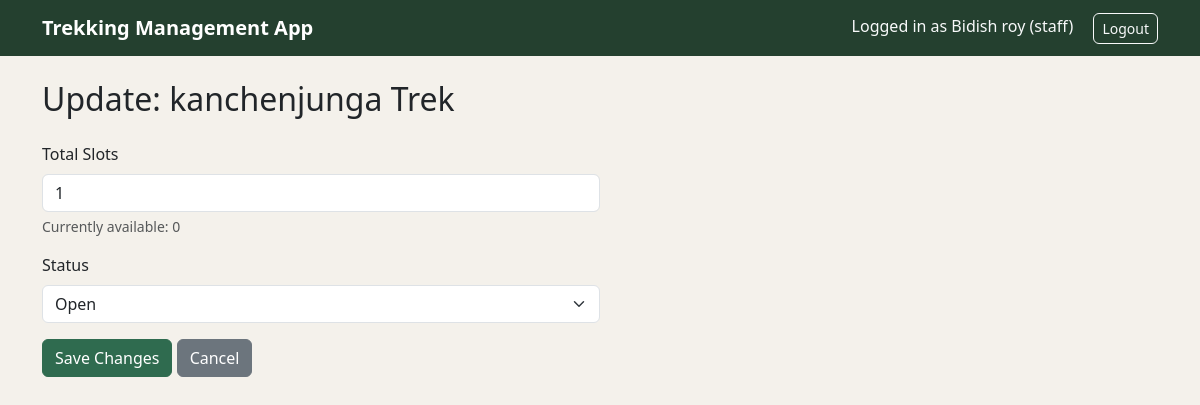
The app's page /staff/treks/2/update (signed in) with its own data.
### models.py (models this page shows, shortened)
class User(db.Model, UserMixin):
    __tablename__='users'
    id=db.Column(db.Integer,primary_key=True)
    name=db.Column(db.String(80),nullable=False)
    email=db.Column(db.String(120),unique=True,nullable=False)
    password_hash=db.Column(db.String(256),nullable=False)
    contact_details=db.Column(db.String(20))
    role=db.Column(db.String(20),nullable=False)
    approval_status=db.Column(db.String(20),default='Pending')
    is_blacklisted=db.Column(db.Boolean,default=False)
    created_at=db.Column(db.DateTime,default=datetime.utcnow)

class Trek(db.Model):
    __tablename__='treks'
    id=db.Column(db.Integer,primary_key=True)
    name=db.Column(db.String(120),nullable=False)
    location=db.Column(db.String(150),nullable=False)
    difficulty=db.Column(db.String(20),nullable=False)
    duration=db.Column(db.Integer,nullable=False)
    total_slots=db.Column(db.Integer,nullable=False)
    available_slots=db.Column(db.Integer,nullable=False)
    status=db.Column(db.String(20),nullable=False,default='Pending')
    start_date=db.Column(db.Date,nullable=False)
    end_date=db.Column(db.Date,nullable=False)
    assigned_staff_id=db.Column(db.Integer,db.ForeignKey('users.id'),nullable=True)
    assigned_staff=db.relationship('User',backref='assigned_treks')

### routes/staff.py (the view, shortened to what this page needs)
@staff_bp.route('/treks/<int:trek_id>/update', methods=['GET', 'POST'])
@login_required
@role_required('staff')
def update_trek(trek_id):
    trek = get_owned_trek_or_404(trek_id)
    return render_template('staff/update_trek.html', trek=trek)

### app.py (called while the page is built)
@login_manager.user_loader
def load_user(user_id):
    return db.session.get(User, int(user_id))

### routes/staff.py (called while the page is built)
def get_owned_trek_or_404(trek_id):
    trek = Trek.query.get_or_404(trek_id)
    if trek.assigned_staff_id != current_user.id:
        abort(403)
    return trek

### templates/staff/update_trek.html (shortened to what this page needs)
{% extends "base.html" %}
{% block content %}
<h2 class="mb-4">Update: {{ trek.name }}</h2>
<form method="POST" class="col-md-6">
    <div class="mb-3">
        <label class="form-label">Total Slots</label>
        <input type="number" min="1" class="form-control" name="total_slots" value="{{ trek.total_slots }}" required>
        <div class="form-text">Currently available: {{ trek.available_slots }}</div>
    </div>
    <div class="mb-3">
        <label class="form-label">Status</label>
        <select class="form-select" name="status" required>
            {% for s in ['Pending', 'Approved', 'Open', 'Closed', 'Completed'] %}
            <option value="{{ s }}" {% if trek.status == s %}selected{% endif %}>{{ s }}</option>
            {% endfor %}
        </select>
    </div>
    <button type="submit" class="btn btn-primary">Save Changes</button>
    <a href="{{ url_for('staff.dashboard') }}" class="btn btn-secondary">Cancel</a>
</form>
{% endblock %}

### templates/base.html (shortened to what this page needs)
<!DOCTYPE html>
<html lang="en">
<head>
    <link href="https://cdn.jsdelivr.net/npm/bootstrap@5.3.3/dist/css/bootstrap.min.css" rel="stylesheet">
    <link href="{{ url_for('static', filename='css/style.css') }}" rel="stylesheet">
</head>
<body>
<nav class="navbar navbar-expand-lg navbar-dark bg-success">
    <div class="container">
        <a class="navbar-brand" href="{{ url_for('home') }}">Trekking Management App</a>
        <div>
            {% if current_user.is_authenticated %}
                <span class="navbar-text text-light me-3">
                    Logged in as {{ current_user.name }} ({{ current_user.role }})
                </span>
                <a class="btn btn-outline-light btn-sm" href="{{ url_for('auth.logout') }}">Logout</a>
            {% else %}
                <a class="btn btn-outline-light btn-sm me-2" href="{{ url_for('auth.login') }}">Login</a>
                <a class="btn btn-light btn-sm" href="{{ url_for('auth.register') }}">Register</a>
            {% endif %}
        </div>
    </div>
</nav>
<div class="container mt-4">
    {% block content %}
    {% endblock %}
</div>
</body>
</html>

### static/css/style.css (style rules this page uses)
:root { --bs-primary: #2f6b4f; --bs-primary-rgb: 47, 107, 79; --bs-success: #4a8a3a; --bs-success-rgb: 74, 138, 58; --bs-secondary: #6b6157; --bs-secondary-rgb: 107, 97, 87; }
body { background-color: #f4f1eb; }
.navbar { background-color: #24402f !important; }
.navbar-brand { font-weight: 600; }
.btn { border-radius: 6px; }
.btn-primary { background-color: #2f6b4f; border-color: #2f6b4f; }

### records on screen
User: name "Bidish roy", role "staff"
Trek: name "kanchenjunga Trek", total_slots "1", available_slots "0", status "Open"
